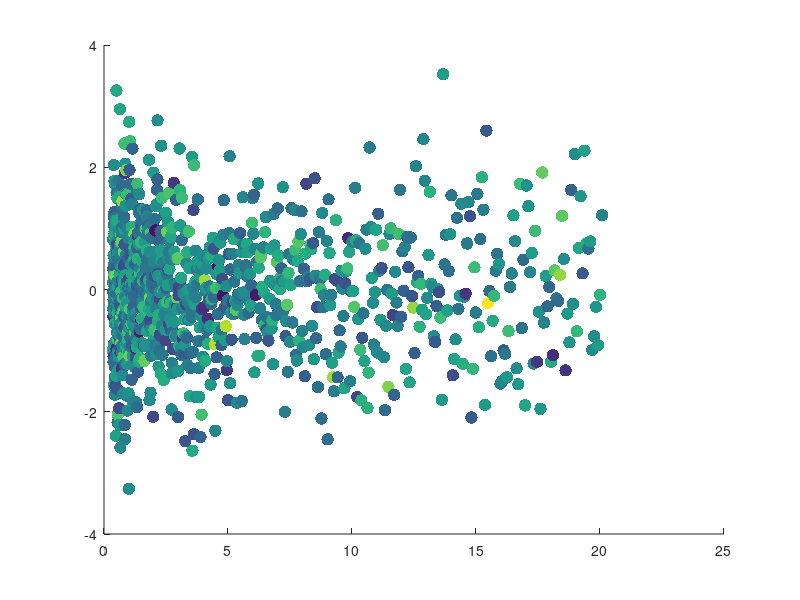

MATLAB code to generate this figure:
%%

%generate 2D data
n = 1000;
data = zeros(2,n);
% dimension 1 is e^x
data(1,:) = exp(linspace(-1,3,n));
% dimension 2 is random ~N(0,1)
data(2,:) = randn(1,n);

figure(1),clf
h = plot(data(1,:), data(2,:));
% have a look at a option to set
get(h)
% use set to make the plot look mote interesting

set(h,'marker','p')
set(h, 'LineStyle','none','MarkerSize', 10,'MarkerFaceColor','r', 'MarkerEdgeColor', 'b')

%% Scatter

% basic use
scatter(data(1,:), data(2,:))

% include marker size and filled
scatter(data(1,:),data(2,:), 200,'filled')

% include color as 4th option

scatter(data(1,:),data(2,:),80,randn(1,n),'filled')
